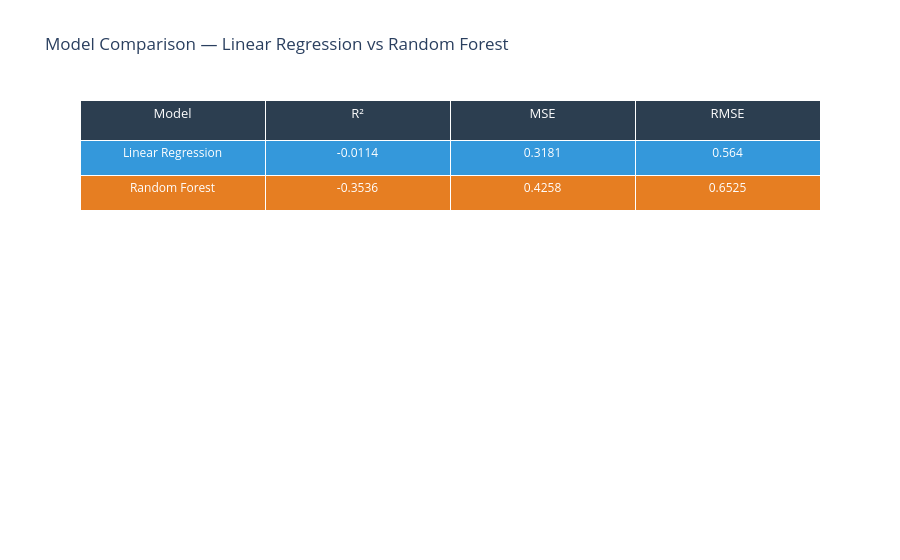

The code cell stored with this chart in its notebook:
### Code cell
# Compare metrics as a table
metrics_df = pl.DataFrame([lr_metrics, rf_metrics])

fig_table = go.Figure(data=[go.Table(
    header=dict(
        values=['Model', 'R²', 'MSE', 'RMSE'],
        fill_color='#2c3e50',
        font=dict(color='white', size=13),
        align='center',
        height=40
    ),
    cells=dict(
        values=[metrics_df[col] for col in metrics_df.columns],
        fill_color=[['#3498db', '#e67e22']],  # blue = LR, orange = RF
        font=dict(color='white', size=12),
        align='center',
        height=35
    )
)])

fig_table.update_layout(title='Model Comparison — Linear Regression vs Random Forest')
fig_table.show()

### Figure 1 — Plotly figure (JSON) as saved in the notebook; plotly's stock layout.template omitted (floating-point values rounded to 4 significant figures)
{"data": [{"cells": {"align": "center", "fill": {"color": [["#3498db", "#e67e22"]]}, "font": {"color": "white", "size": 12}, "height": 35, "values": [["Linear Regression", "Random Forest"], [-0.0114, -0.3536], [0.3181, 0.4258], [0.564, 0.6525]]}, "header": {"align": "center", "fill": {"color": "#2c3e50"}, "font": {"color": "white", "size": 13}, "height": 40, "values": ["Model", "R²", "MSE", "RMSE"]}, "type": "table"}], "layout": {"title": {"text": "Model Comparison — Linear Regression vs Random Forest"}}}
